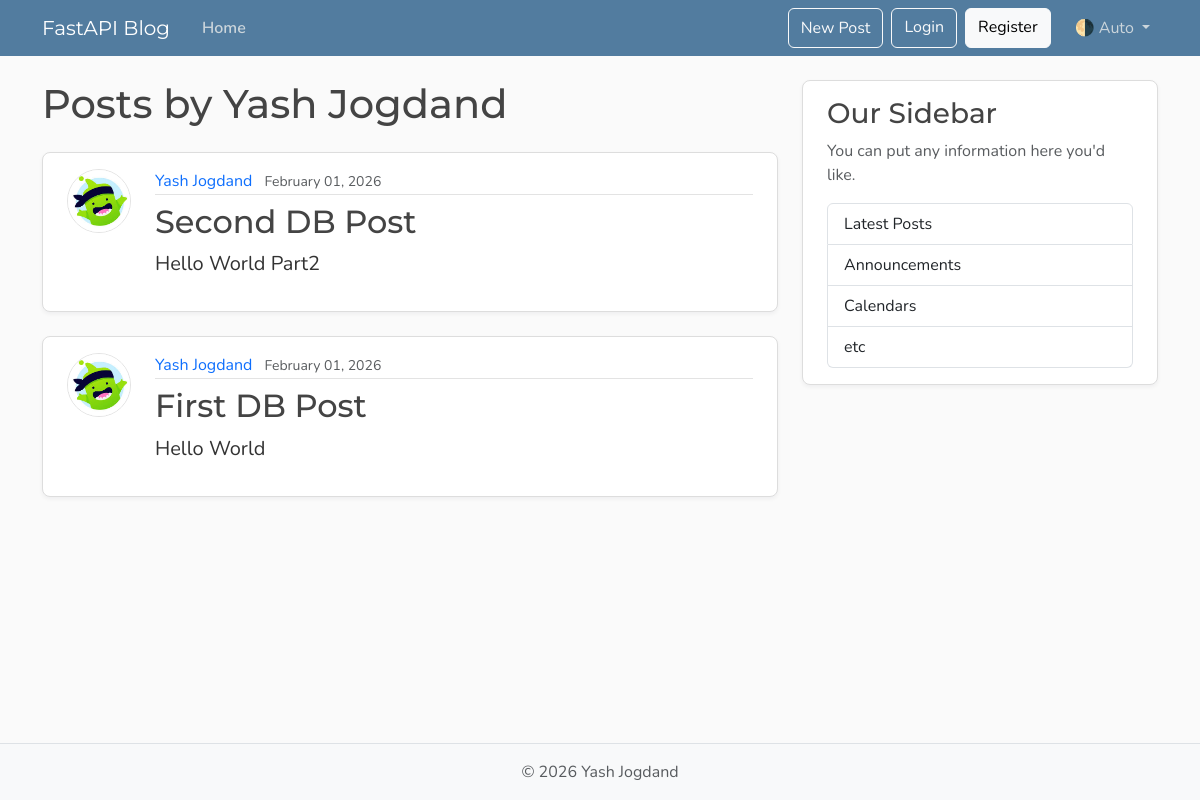
/users/1/posts, run on an earlier commit of the app's database.
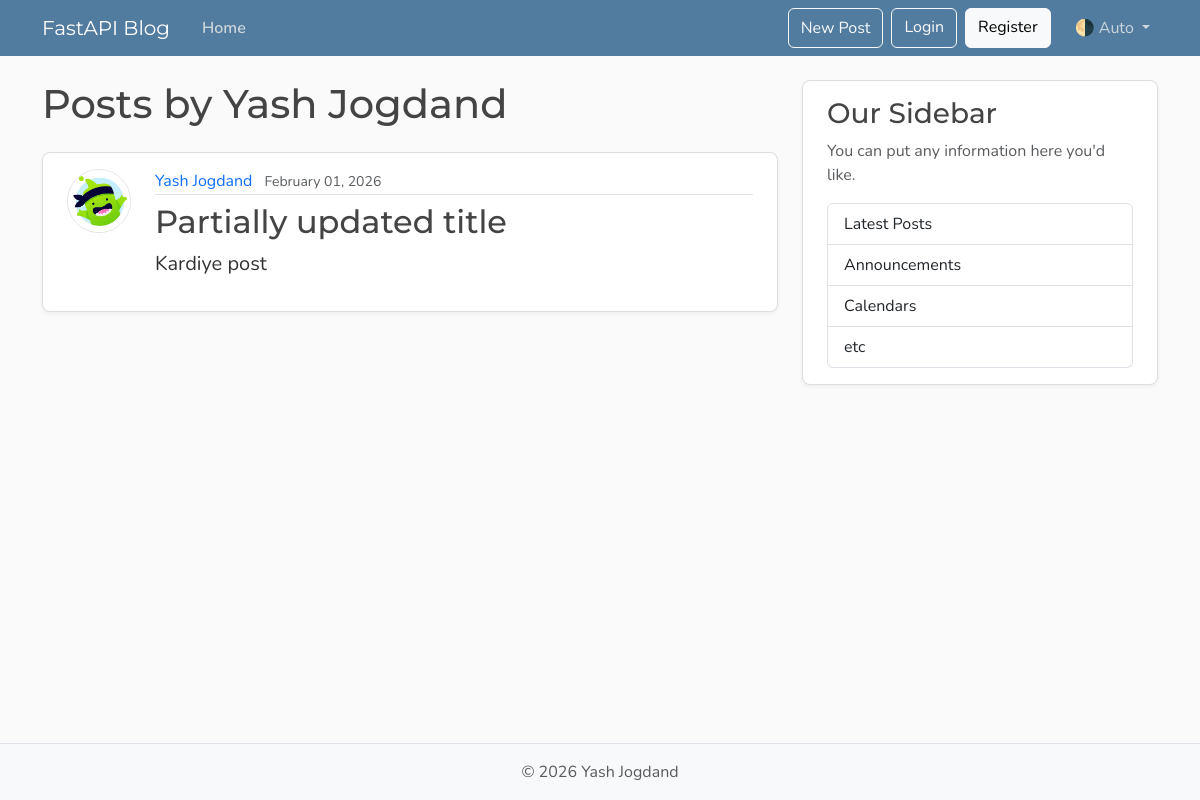
And on a later commit of the database.
### models.py (models this page shows, shortened)
class Post(Base):
    __tablename__ = "posts"
    id: Mapped[int] = mapped_column(Integer, primary_key=True, index=True)
    title: Mapped[str] = mapped_column(String(100), nullable=False)
    content: Mapped[str] = mapped_column(Text, nullable=False)
    user_id: Mapped[int] = mapped_column(
        ForeignKey("users.id"),
        nullable=False,
        index=True,
    )
    date_posted: Mapped[datetime] = mapped_column(
        DateTime(timezone=True),
        default=lambda: datetime.now(UTC),
    )
    author: Mapped[User] = relationship(back_populates="posts")

class User(Base):
    __tablename__ = "users"
    id: Mapped[int] = mapped_column(Integer, primary_key=True, index=True)
    username: Mapped[str] = mapped_column(String(50), unique=True, nullable=False)
    email: Mapped[str] = mapped_column(String(120), unique=True, nullable=False)
    image_file: Mapped[str | None] = mapped_column(
        String(200),
        nullable=True,
        default=None,
    )
    posts: Mapped[list[Post]] = relationship(
        back_populates="author",
        cascade="all, delete-orphan")

### main.py (the view)
@app.get("/users/{user_id}/posts", include_in_schema=False, name="user_posts_page")
async def user_posts_page(
    request: Request,
    user_id: int,
    db: Annotated[AsyncSession, Depends(get_db)],
):
    result = await db.execute(select(models.User).where(models.User.id == user_id))
    user = result.scalars().first()
    if not user:
        raise HTTPException(
            status_code=status.HTTP_404_NOT_FOUND,
            detail="User not found",
        )
    result = await db.execute(
        select(models.Post)
        .options(selectinload(models.Post.author))
        .where(models.Post.user_id == user_id)
        .order_by(models.Post.date_posted.desc()),
        )
    posts = result.scalars().all()
    return templates.TemplateResponse(
        request,
        "user_posts.html",
        {"posts": posts, "user": user, "title": f"{user.username}'s Posts"},
    )

### templates/user_posts.html
{% extends "layout.html" %}
{% block content %}
  <h1 class="mb-4">Posts by {{ user.username }}</h1>
  {% for post in posts %}
    <article class="content-section py-3 px-4 mb-4">
      <div class="d-flex align-items-start gap-4">
        <img class="rounded-circle article-img flex-shrink-0"
             src="{{ post.author.image_path }}"
             alt="{{ post.author.username }}'s profile picture"
             width="64"
             height="64"
             loading="lazy">
        <div class="flex-grow-1">
          <div class="article-metadata mb-2">
            <a class="me-2"
              href="{{ url_for('user_posts_page', user_id=post.author.id) }}">{{ post.author.username }}</a>
            <small class="text-body-secondary">{{ post.date_posted.strftime("%B %d, %Y") }}</small>
          </div>
          <h2>
            <a class="article-title"
               href="{{ url_for('post_page', post_id=post.id) }}">{{ post.title }}</a>
          </h2>
          <p class="article-content">{{ post.content }}</p>
        </div>
      </div>
    </article>
  {% else %}
    <p class="text-body-secondary">No posts by this user yet.</p>
  {% endfor %}
{% endblock content %}

What changed in the data, as far as the page shows it:
removed Post: author.username "Yash Jogdand", date_posted "February 01, 2026", title "Second DB Post", content "Hello World Part2"
changed Post "Yash Jogdand": title "First DB Post" → "Partially updated title"; content "Hello World" → "Kardiye post"
